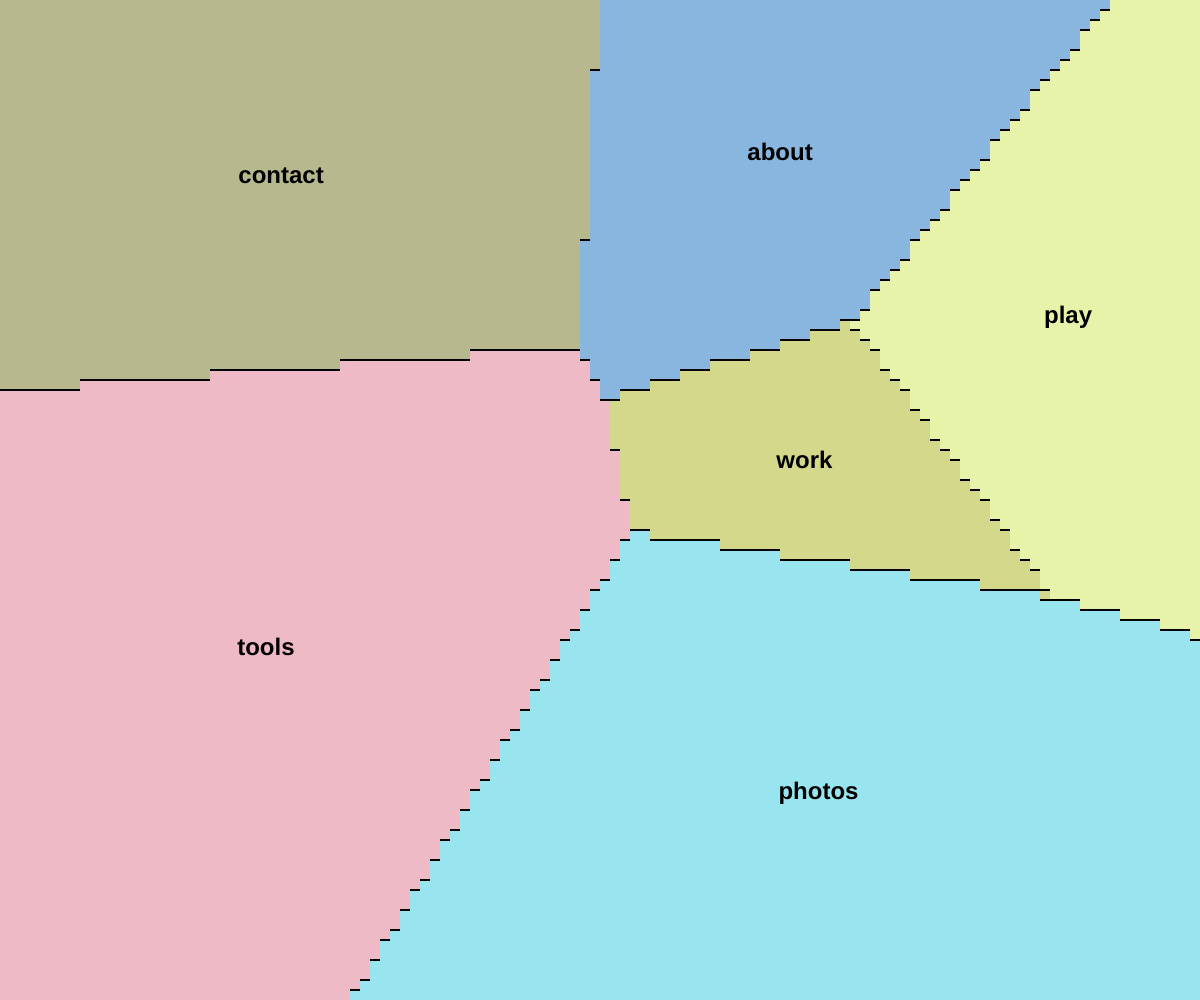
Frame 1 (no input)
Frame 60 (no input): identical to frame 1, image omitted
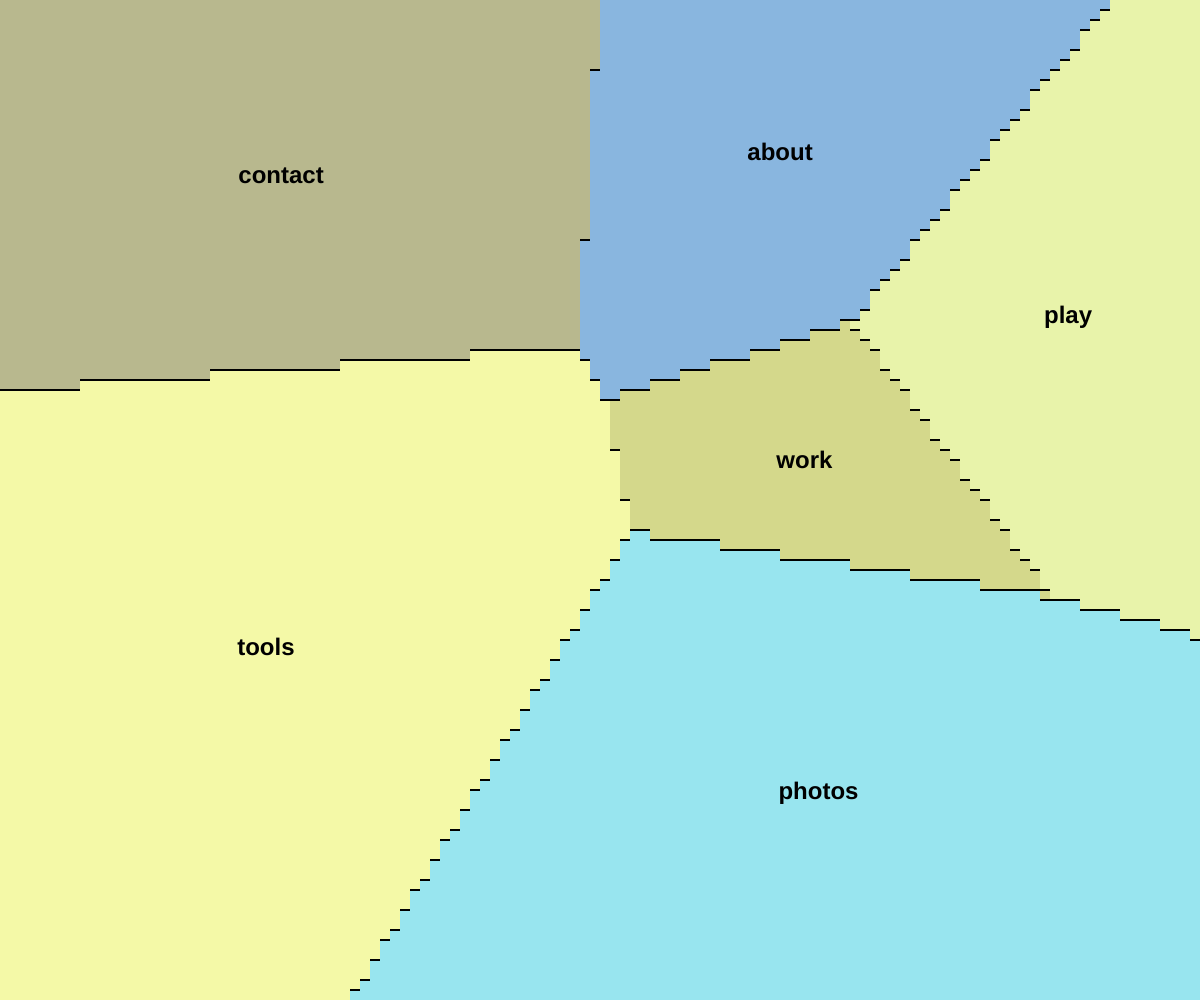
Frame 120 (the mouse pressed at the canvas centre since frame 60)

The p5.js sketch that drew these frames (run headless with seeded random() and noise() and a simulated clock; from frame 60 on, the mouse is pressed at the canvas centre):

// p5.js sketch
// ── sketch.js
// Voronoi algorithm implementation
// Cell href links
const cellHrefs = {
  "about": "#about",
  "work": "#work",
  "play": "#play",
  "contact": "/contact-form",
  "tools": "#tools",
  "photos": "#photos"
};

class Voronoi {
  constructor(points) {
    this.points = points;
    this.cells = [];
    this.createCells();
  }

  createCells() {
    // Initialize cells
    for (let i = 0; i < this.points.length; i++) {
      this.cells.push({
        site: this.points[i],
        index: i + 1,
      });
    }
  }

  getCell(x, y) {
    let closestIndex = 0;
    let closestDist = Infinity;

    // Find the closest point (voronoi cell)
    for (let i = 0; i < this.points.length; i++) {
      const pt = this.points[i];
      const dist = this.dist(pt.x, pt.y, x, y);
      if (dist < closestDist) {
        closestDist = dist;
        closestIndex = i;
      }
    }

    return this.cells[closestIndex];
  }

  dist(x1, y1, x2, y2) {
    return Math.sqrt((x2 - x1) * (x2 - x1) + (y2 - y1) * (y2 - y1));
  }
}

// P5.js sketch
let voronoi;
let points = [];
let colors = [];
let cellCenters = [];
let hoveredCell = null;
let cellPixels = []; // Store which pixels belong to which cell
const numPoints = 6; // Updated to 6 for all labels
const cellLabels = ["about", "work", "play", "contact", "tools", "photos"];
const resolution = 10; // Resolution for rendering the Voronoi cells

function setup() {
  // Make canvas fill the entire window
  createCanvas(windowWidth, windowHeight);

  // Initialize cellPixels array
  for (let i = 0; i < numPoints; i++) {
    cellPixels.push([]);
  }

  // Create 5 random points
  for (let i = 0; i < numPoints; i++) {
    points.push({
      x: random(100, width - 100),
      y: random(100, height - 100),
    });
  }

  // Initialize Voronoi diagram
  voronoi = new Voronoi(points);

  // Generate random colors for cells
  for (let i = 0; i < numPoints; i++) {
    colors.push(
      color(random(100, 255), random(100, 255), random(100, 255), 200)
    );
  }

  // Find cell centers for text placement
  findCellCenters();

  // Enable looping for interaction
  loop();
}

// Resize canvas when window is resized
function windowResized() {
  resizeCanvas(windowWidth, windowHeight);
  findCellCenters();
}

function draw() {
  background(240);

  // Clear cellPixels array
  for (let i = 0; i < numPoints; i++) {
    cellPixels[i] = [];
  }

  // Check for hover
  updateHoveredCell();

  // Draw Voronoi cells
  for (let x = 0; x < width; x += resolution) {
    for (let y = 0; y < height; y += resolution) {
      const cell = voronoi.getCell(x, y);
      const idx = cell.index - 1;

      // Store which pixels belong to which cell
      cellPixels[idx].push({ x, y });

      fill(colors[idx]);
      noStroke();
      rect(x, y, resolution, resolution);
    }
  }

  // Draw cell boundaries
  stroke(0);
  strokeWeight(2);
  strokeCap(SQUARE);

  for (let x = 0; x < width; x += resolution) {
    for (let y = 0; y < height; y += resolution) {
      const cell = voronoi.getCell(x, y);
      const idx = cell.index - 1;

      // Check neighbors
      if (x + resolution < width) {
        const rightCell = voronoi.getCell(x + resolution, y);
        if (rightCell.index !== cell.index) {
          // line(x + resolution, y, x + resolution, y + resolution);
        }
      }

      if (y + resolution < height) {
        const bottomCell = voronoi.getCell(x, y + resolution);
        if (bottomCell.index !== cell.index) {
          line(x, y + resolution, x + resolution, y + resolution);
        }
      }
    }
  }

  // Draw hover stroke for hovered cell
  if (hoveredCell !== null) {
    
    stroke(255, 255, 0);
    strokeWeight(4);

    // Draw a stroke around all pixels of the hovered cell
    for (let i = 0; i < cellPixels[hoveredCell].length; i++) {
      const px = cellPixels[hoveredCell][i];

      // Check if this pixel is at the edge of the cell
      let isEdge = false;

      // Check all neighbors
      const neighbors = [
        { x: px.x - resolution, y: px.y },
        { x: px.x + resolution, y: px.y },
        { x: px.x, y: px.y - resolution },
        { x: px.x, y: px.y + resolution },
      ];

      for (const neighbor of neighbors) {
        if (
          neighbor.x >= 0 &&
          neighbor.x < width &&
          neighbor.y >= 0 &&
          neighbor.y < height
        ) {
          const neighborCell = voronoi.getCell(neighbor.x, neighbor.y);
          if (neighborCell.index - 1 !== hoveredCell) {
            isEdge = true;
            break;
          }
        } else {
          // Canvas boundary is also an edge
          isEdge = true;
          break;
        }
      }

      if (isEdge) {
        noFill();
        // rect(px.x, px.y, resolution, resolution);
      }
      
    }
  }

  // Draw cell labels
  textSize(24);
  textAlign(CENTER, CENTER);
  textStyle(BOLD);
  fill(0);
  noStroke();
  for (let i = 0; i < cellCenters.length; i++) {
    // Add stroke only when cell is hovered
    // if (hoveredCell === i) {
    //   stroke(255, 255, 0);
    //   strokeWeight(2);
    // } else {
    //   noStroke();
    // }
    text(cellLabels[i], cellCenters[i].x, cellCenters[i].y);
  }

  // Draw original points
  fill(0);
  noStroke();
  for (let i = 0; i < points.length; i++) {
    // circle(points[i].x, points[i].y, 5);
  }
}

function updateHoveredCell() {
  // Check mouse position to determine which cell is being hovered
  if (mouseX >= 0 && mouseX < width && mouseY >= 0 && mouseY < height) {
    const cell = voronoi.getCell(mouseX, mouseY);
    const newHoveredCell = cell.index - 1;
    
    // If hovered cell changed, update its color
    if (hoveredCell !== newHoveredCell) {
      hoveredCell = newHoveredCell;
      if (hoveredCell !== null) {
        colors[hoveredCell] = color(random(100, 255), random(100, 255), random(100, 255), 200);
      }
    }
  } else {
    hoveredCell = null;
  }
}

function findCellCenters() {
  // Initialize counters and sum for each cell
  let cellPoints = [];
  for (let i = 0; i < numPoints; i++) {
    cellPoints.push({
      count: 0,
      sumX: 0,
      sumY: 0,
    });
  }

  // Sample points across the canvas
  const sampleResolution = resolution * 2;
  for (let x = 0; x < width; x += sampleResolution) {
    for (let y = 0; y < height; y += sampleResolution) {
      const cell = voronoi.getCell(x, y);
      const idx = cell.index - 1;

      cellPoints[idx].count++;
      cellPoints[idx].sumX += x;
      cellPoints[idx].sumY += y;
    }
  }

  // Calculate average position (centroid) for each cell
  for (let i = 0; i < numPoints; i++) {
    if (cellPoints[i].count > 0) {
      cellCenters.push({
        x: cellPoints[i].sumX / cellPoints[i].count,
        y: cellPoints[i].sumY / cellPoints[i].count,
      });
    } else {
      // Fallback to the original point if no samples
      cellCenters.push({
        x: points[i].x,
        y: points[i].y,
      });
    }
  }
}

let mouseHoldInterval;

function mousePressed() {
  // Get the cell that was clicked
  if (mouseX >= 0 && mouseX < width && mouseY >= 0 && mouseY < height) {
    const cell = voronoi.getCell(mouseX, mouseY);
    console.log(`Clicked on ${cellLabels[cell.index - 1]}`);
    randomColor(cell);
    
    // Start interval for continuous color changes while mouse is held
    mouseHoldInterval = setInterval(() => {
      if (mouseX >= 0 && mouseX < width && mouseY >= 0 && mouseY < height) {
        const currentCell = voronoi.getCell(mouseX, mouseY);
        randomColor(currentCell);
      }
    }, 50);
  }
  
  return false; // Prevent default behavior
}

function mouseReleased() {
  // Clear the interval when mouse is released
  if (mouseHoldInterval) {
    clearInterval(mouseHoldInterval);
  }
  return false;
}


function randomColor(cell){
  
    // You can add your click action here
    // For example, change the color of the clicked cell
    colors[cell.index - 1] = color(
      random(100, 255),
      random(100, 255),
      random(100, 255),
      200
    );
  
}

// Touch events support
function touchStarted() {
  // Update the hovered cell for touch devices
  if (touches.length > 0) {
    const touch = touches[0];
    if (touch.x >= 0 && touch.x < width && touch.y >= 0 && touch.y < height) {
      const cell = voronoi.getCell(touch.x, touch.y);
      hoveredCell = cell.index - 1;
    }
  }
  return false; // Prevent default behavior
}

function touchMoved() {
  // Update the hovered cell when touch is moved
  if (touches.length > 0) {
    const touch = touches[0];
    if (touch.x >= 0 && touch.x < width && touch.y >= 0 && touch.y < height) {
      const cell = voronoi.getCell(touch.x, touch.y);
      hoveredCell = cell.index - 1;
    }
  }
  return false; // Prevent default behavior
}

function touchEnded() {
  hoveredCell = null;
  return false; // Prevent default behavior
}

// ── style.css
html, body {
  margin: 0;
  padding: 0;
}
canvas {
  display: block;
}


#mainpage-container {
  position: relative;
  width: 100%;
  height: 100vh;
  overflow: hidden;
}

#mainpage-container canvas {
  display: block;
  position: absolute;
  top: 0;
  left: 0;
}


.voronoi-link {
  pointer-events: auto;
  user-select: none;
  z-index: 1;
}
